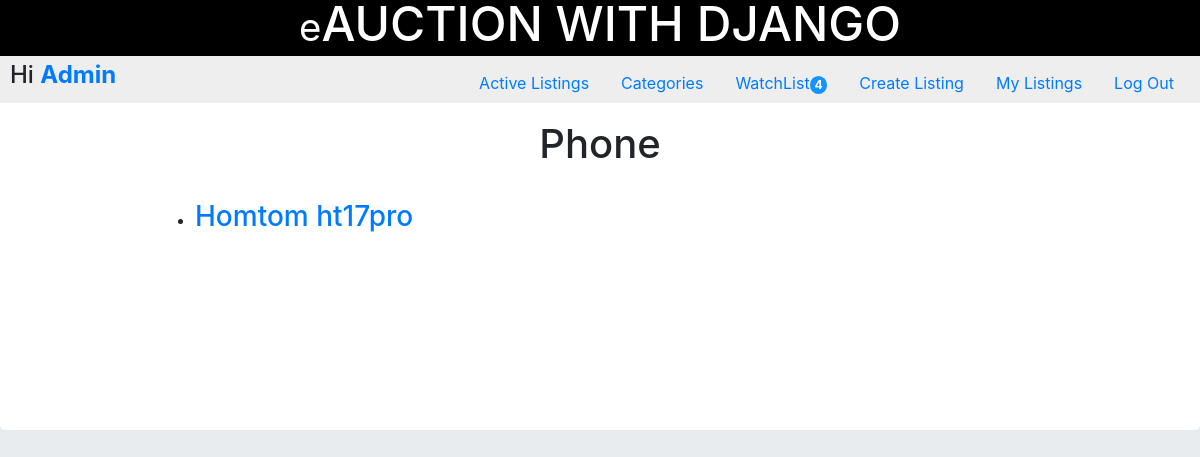
The app's page /category?q=3 (signed in), older data.
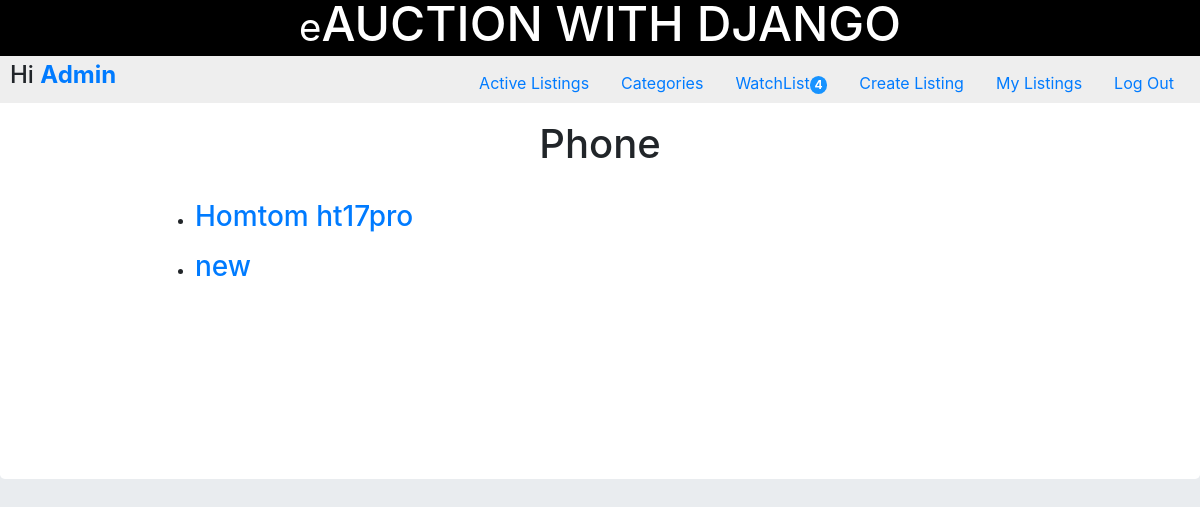
The same page, newer data.
### auctions/models.py (models this page shows)
class Item(models.Model):
    title = models.CharField(max_length=50, unique=True, null=False, blank=False)
    description = models.TextField()
    date = models.DateTimeField(auto_now_add=True)
    category = models.ForeignKey(Category, on_delete=models.SET_NULL, null=True, blank=True)
    img_url = models.CharField(max_length=200, null=True, blank=True)
    def __str__(self):
        return self.title

### auctions/views.py (the view)
# urls.py: path("category", views.category, name="category"),
def category(request):
    if not request.GET['q']:
        return HttpResponseRedirect(reverse("index"))
    catg = request.GET['q']
    category = Category.objects.get(pk=catg)
    listings = Item.objects.filter(category=catg)
    context = {'listings': listings, 'category': category}
    return render(request, "auctions/category.html", context)

### auctions/context_processors.py (called while the page is built)
def watchlist_processor(request):
    try:
        watchlist = Watchlist.objects.filter(user=request.user).count()
        return {'total_watchlist': watchlist}
    except:
        return {'total_watchlist': 0}

### auctions/models.py (called while the page is built)
    def __str__(self):
        return self.category

### auctions/templates/auctions/category.html
{% extends "auctions/layout.html" %}
{% block body %}
<div class="jumbotron" style="padding: 15%; padding-top: 2%; background: white;">
  <div>
    <center><h1>{{ category }}</h1></center>
    <br>
    <div class="container">
      {% for listing in listings  %}
      <ul>
        <li><a href="listing?q={{ listing.id }}"><h3>{{ listing }}</h3></a></li>
      </ul>
      {% empty %}
      <ul>
        <li>No Listing under this category yet ! <a href="{% url 'createListing' %}"><h3>Create one</h3></a></li>
      </ul>
      {% endfor %}
    </div>
  </div>
</div>
{% endblock %}

Row changes from the older to the newer data that the page shows:
added Item: title "new"
